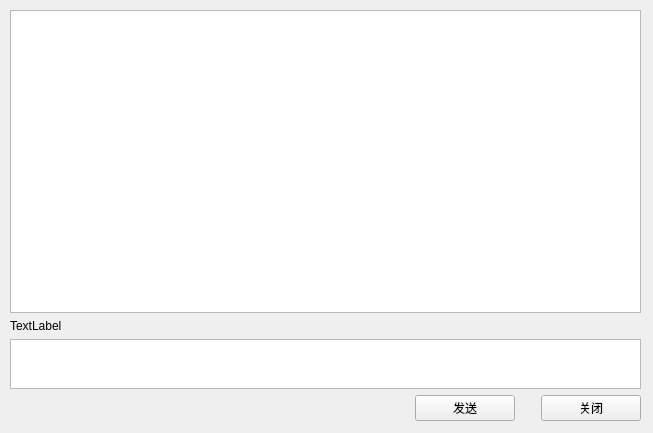
<?xml version="1.0" encoding="UTF-8"?>
<ui version="4.0">
 <class>Form</class>
 <widget class="QWidget" name="Form">
  <property name="geometry">
   <rect>
    <x>0</x>
    <y>0</y>
    <width>653</width>
    <height>433</height>
   </rect>
  </property>
  <property name="windowTitle">
   <string>Form</string>
  </property>
  <widget class="QWidget" name="verticalLayoutWidget">
   <property name="geometry">
    <rect>
     <x>10</x>
     <y>10</y>
     <width>631</width>
     <height>411</height>
    </rect>
   </property>
   <layout class="QVBoxLayout" name="verticalLayout">
    <item>
     <widget class="QTextEdit" name="messageReceiver"/>
    </item>
    <item>
     <layout class="QVBoxLayout" name="verticalLayout_2">
      <item>
       <widget class="QLabel" name="label">
        <property name="text">
         <string>TextLabel</string>
        </property>
       </widget>
      </item>
     </layout>
    </item>
    <item>
     <widget class="QTextEdit" name="messageEditer">
      <property name="sizePolicy">
       <sizepolicy hsizetype="Ignored" vsizetype="Expanding">
        <horstretch>0</horstretch>
        <verstretch>0</verstretch>
       </sizepolicy>
      </property>
      <property name="minimumSize">
       <size>
        <width>0</width>
        <height>0</height>
       </size>
      </property>
      <property name="maximumSize">
       <size>
        <width>16777215</width>
        <height>50</height>
       </size>
      </property>
      <property name="lineWidth">
       <number>1</number>
      </property>
     </widget>
    </item>
    <item>
     <layout class="QVBoxLayout" name="verticalLayout_3">
      <item>
       <layout class="QHBoxLayout" name="horizontalLayout">
        <item>
         <spacer name="horizontalSpacer">
          <property name="orientation">
           <enum>Qt::Horizontal</enum>
          </property>
          <property name="sizeHint" stdset="0">
           <size>
            <width>30</width>
            <height>20</height>
           </size>
          </property>
         </spacer>
        </item>
        <item>
         <widget class="QPushButton" name="sendButton">
          <property name="minimumSize">
           <size>
            <width>100</width>
            <height>0</height>
           </size>
          </property>
          <property name="text">
           <string>发送</string>
          </property>
         </widget>
        </item>
        <item>
         <spacer name="horizontalSpacer_2">
          <property name="orientation">
           <enum>Qt::Horizontal</enum>
          </property>
          <property name="sizeType">
           <enum>QSizePolicy::Minimum</enum>
          </property>
          <property name="sizeHint" stdset="0">
           <size>
            <width>20</width>
            <height>20</height>
           </size>
          </property>
         </spacer>
        </item>
        <item>
         <widget class="QPushButton" name="closeButton">
          <property name="minimumSize">
           <size>
            <width>100</width>
            <height>0</height>
           </size>
          </property>
          <property name="text">
           <string>关闭</string>
          </property>
         </widget>
        </item>
       </layout>
      </item>
     </layout>
    </item>
   </layout>
  </widget>
 </widget>
 <resources/>
 <connections/>
</ui>
